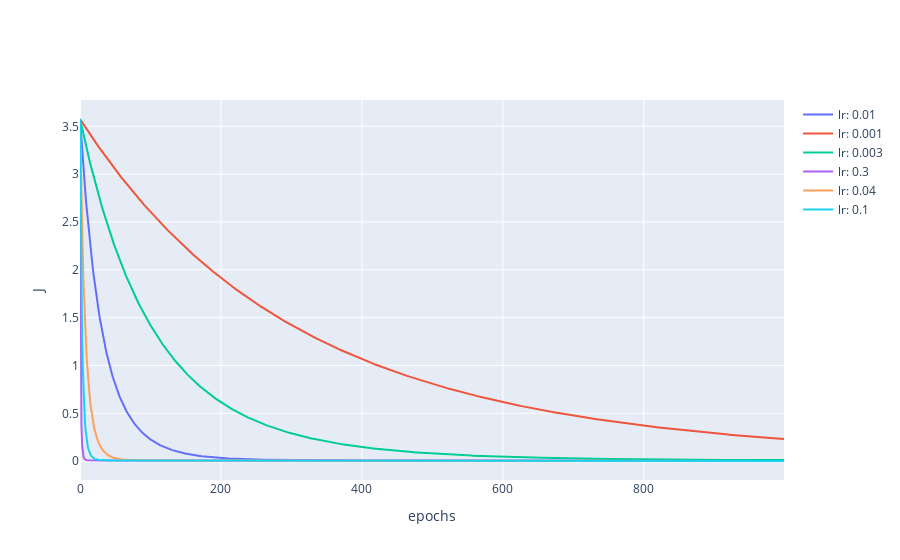

Notebook cell for this chart:
### Code cell
learning_rate_ = [0.01, 0.001, 0.003, 0.3, 0.04, 0.1]
J = np.zeros((1000, ))
for i in learning_rate_:
    
    J_arr, theta_arr = model_poly.train(epoch= 1000, theta= theta_init, 
                                           input= X_poly, output= Y_poly, lr= i, plot_graph= False )
    
    J = np.vstack([J, J_arr])

fig = go.Figure()
for i in range(len(J[1:, :])):
    fig.add_trace(go.Scatter(x=np.arange(1000), y=J[(1+i), :],
                            mode= 'lines', name= f'lr: {learning_rate_[i]}'))
fig.update_xaxes(title= 'epochs')
fig.update_yaxes(title= 'J', tickangle= 0)
fig.show()

### Figure 1 — Plotly figure (JSON) as saved in the notebook; plotly's stock layout.template omitted (floating-point values rounded to 4 significant figures; data arrays with more than 128 entries replaced by an {"elided": "..."} marker saying what was removed)
{"data": [{"mode": "lines", "name": "lr: 0.01", "type": "scatter", "x": {"elided": "1000 int values"}, "y": {"elided": "1000 float values"}}, {"mode": "lines", "name": "lr: 0.001", "type": "scatter", "x": {"elided": "1000 int values"}, "y": {"elided": "1000 float values"}}, {"mode": "lines", "name": "lr: 0.003", "type": "scatter", "x": {"elided": "1000 int values"}, "y": {"elided": "1000 float values"}}, {"mode": "lines", "name": "lr: 0.3", "type": "scatter", "x": {"elided": "1000 int values"}, "y": {"elided": "1000 float values"}}, {"mode": "lines", "name": "lr: 0.04", "type": "scatter", "x": {"elided": "1000 int values"}, "y": {"elided": "1000 float values"}}, {"mode": "lines", "name": "lr: 0.1", "type": "scatter", "x": {"elided": "1000 int values"}, "y": {"elided": "1000 float values"}}], "layout": {"xaxis": {"title": {"text": "epochs"}}, "yaxis": {"tickangle": 0, "title": {"text": "J"}}}}
